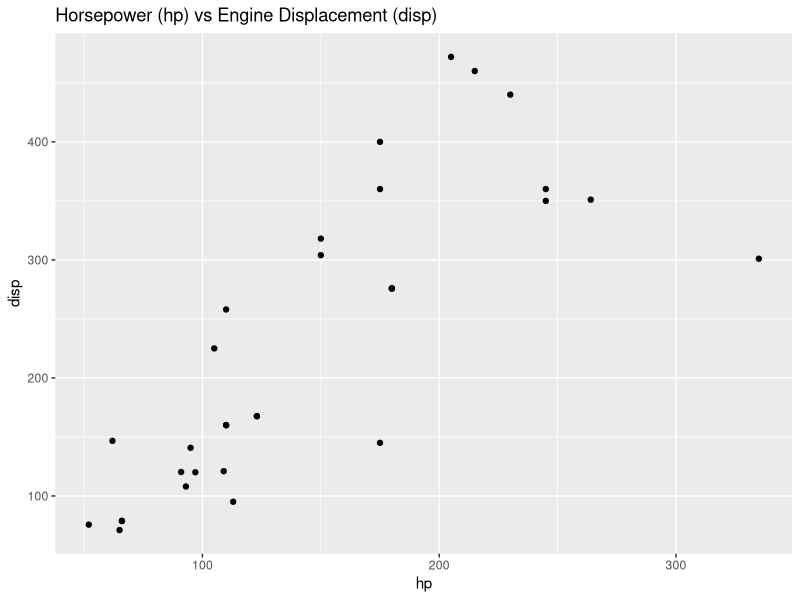
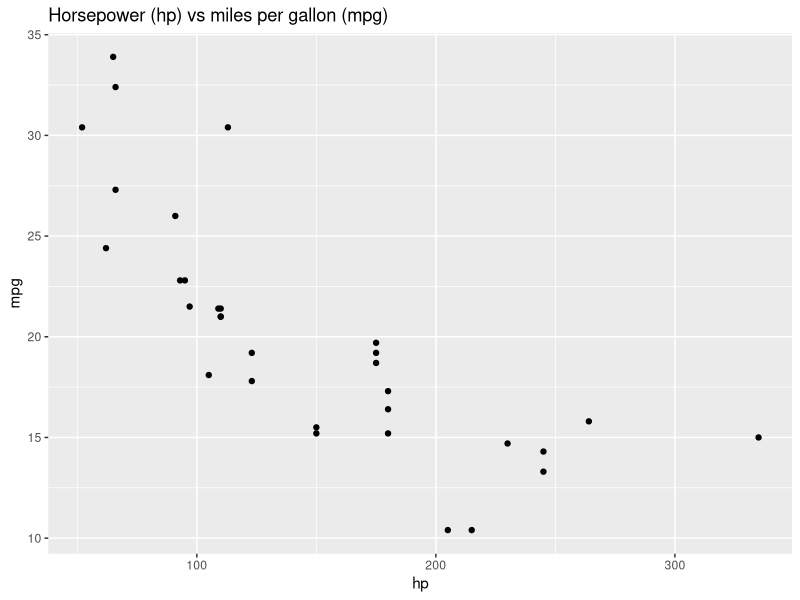
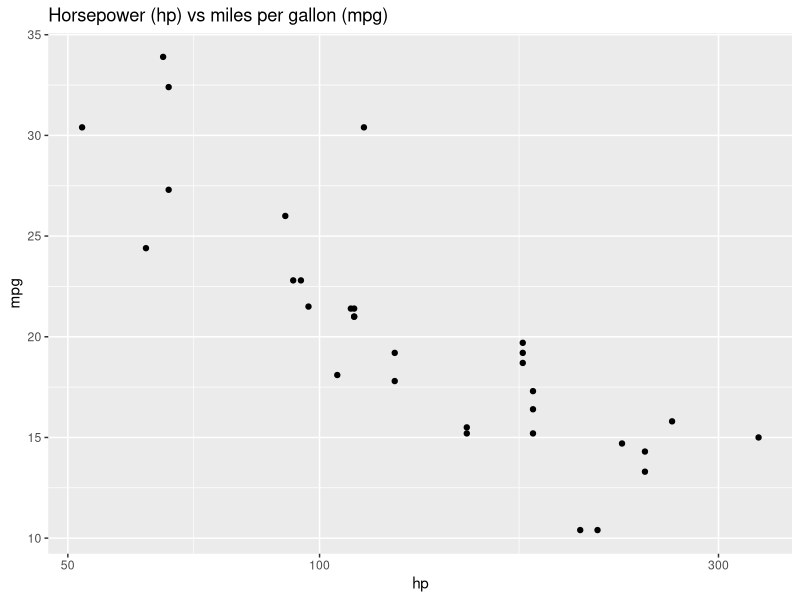
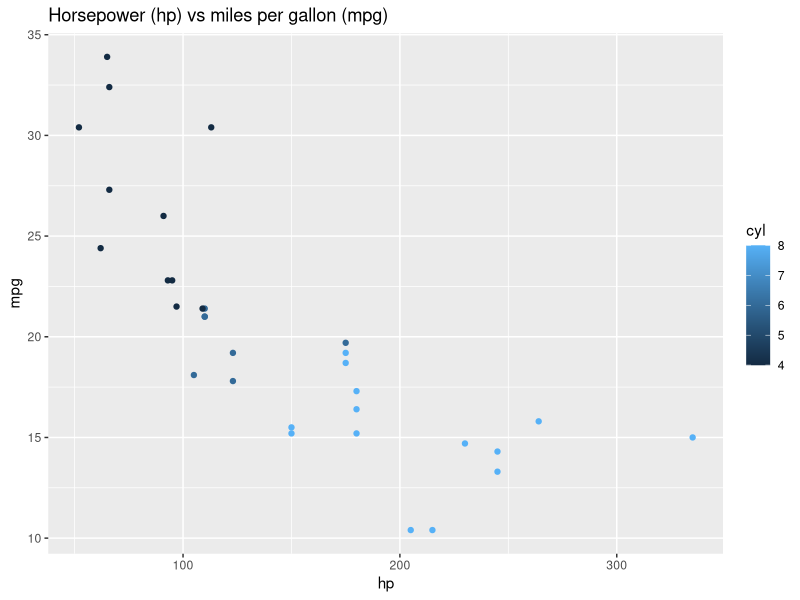
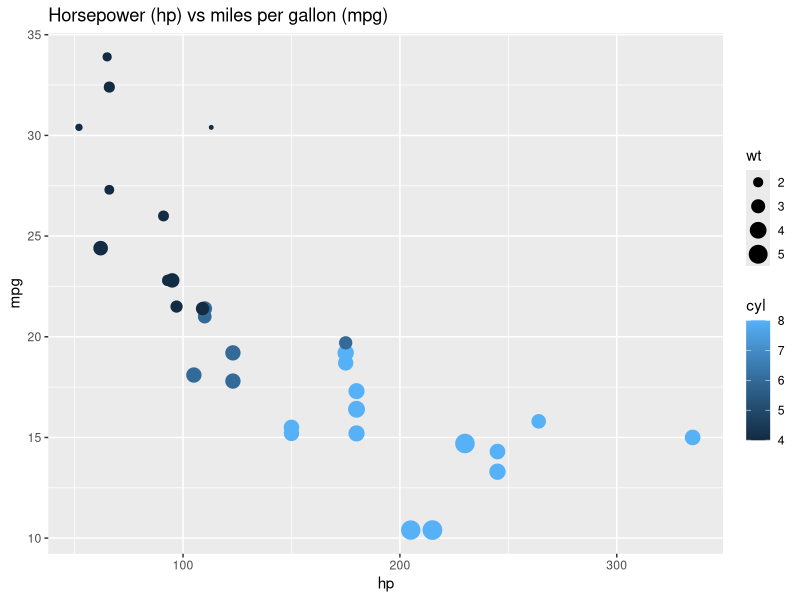
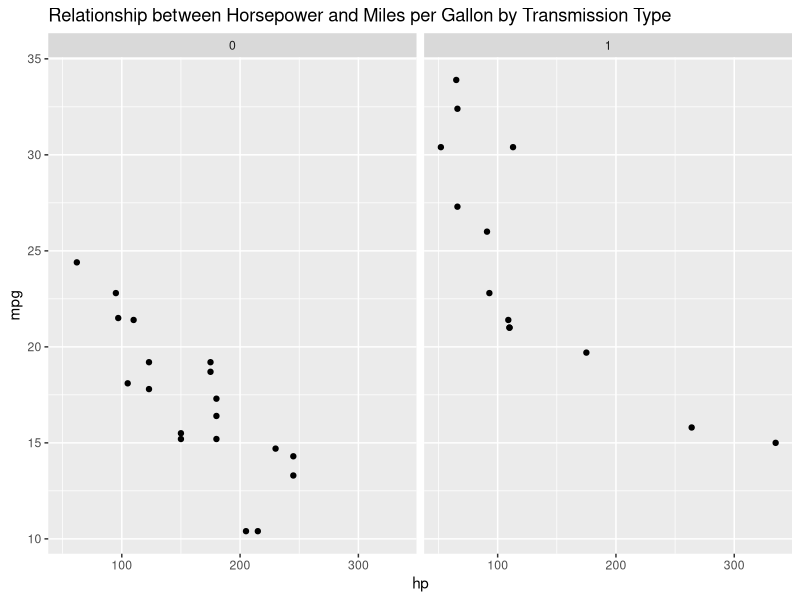

Write the R code that produced these figures, in order.
## ---- chunk 1
knitr::opts_chunk$set(echo = TRUE)
## ---- chunk 2
install.packages("dplyr")
install.packages("ggplot2")
## ---- chunk 3
library(ggplot2)
library(dplyr)
## ---- chunk 4
data(mtcars)
head(mtcars)
dim(mtcars)
## ---- chunk 5
mtcars%>%
ggplot(aes(x = hp, y = disp)) +
geom_point()+
labs (title = "Horsepower (hp) vs Engine Displacement (disp)")
## ---- chunk 6
mtcars%>%
ggplot(aes(x=hp,y=mpg))+
geom_point()+
labs (title = "Horsepower (hp) vs miles per gallon (mpg)")

## ---- chunk 7
mtcars%>%
ggplot(aes(x=hp,y=mpg))+
geom_point()+
scale_x_log10()+
labs (title = "Horsepower (hp) vs miles per gallon (mpg)")
## ---- chunk 8
mtcars%>%
ggplot(aes(x=hp,y=mpg,color=cyl))+
geom_point()+
labs (title = "Horsepower (hp) vs miles per gallon (mpg)")

## ---- chunk 9
mtcars%>%
ggplot(aes(x=hp,y=mpg,color=cyl,size=wt))+
geom_point()+
labs (title = "Horsepower (hp) vs miles per gallon (mpg)")
## ---- chunk 10
mtcars%>%
ggplot(aes(x=hp,y=mpg))+
geom_point()+
facet_wrap(~am)+
labs (title = "Relationship between Horsepower and Miles per Gallon by Transmission Type")
